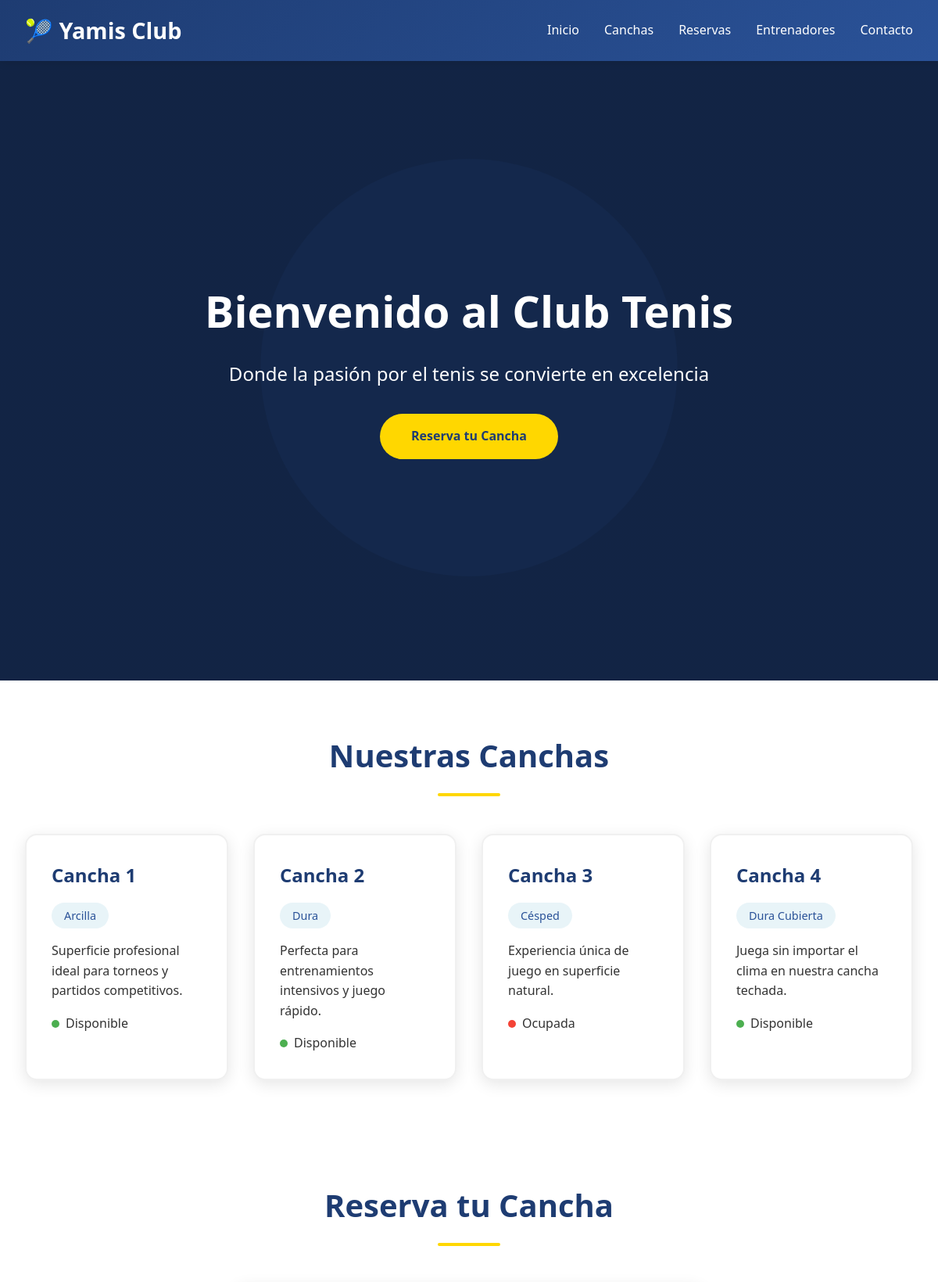
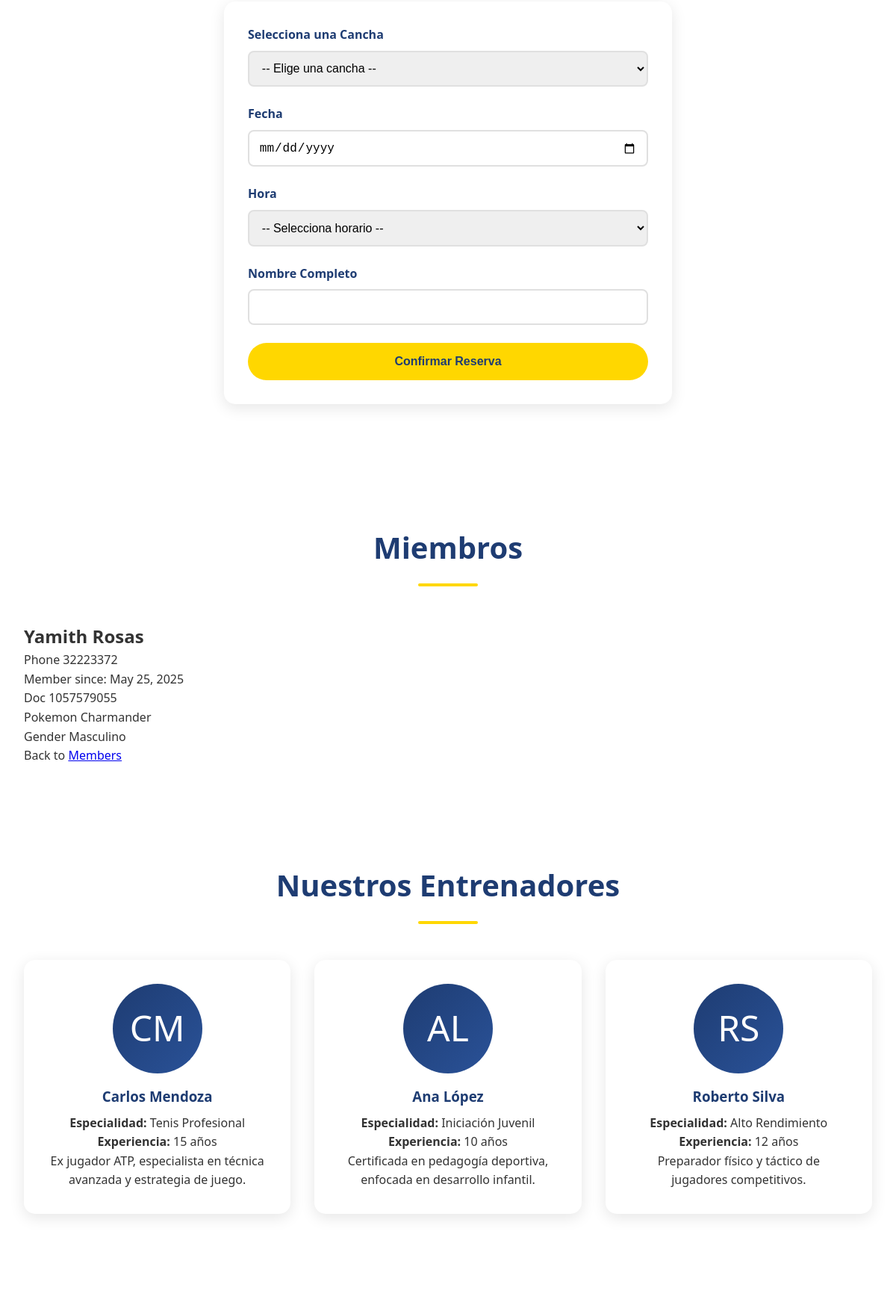
The app's page /members/details/1 (upper part) with its own data (2 pictures, top to bottom).
### members/models.py (models this page shows, shortened)
class Member(models.Model):
  firstname = models.CharField(max_length=255)
  lastname = models.CharField(max_length=255)
  phone = models.IntegerField(null = True)
  joined_date = models.DateField(null = True)
  pokemon_fav = models.CharField(max_length=25, null = True)
  gender = models.CharField(max_length=10, null = True)
  doc = models.CharField(max_length=15, null = True)

### members/views.py (the view)
# urls.py: path('members/details/<int:id>', views.details, name='details'),
def details(request, id):
  mymember = Member.objects.get(id=id)
  template = loader.get_template('details.html')
  context = {
    'mymember': mymember,
  }
  return HttpResponse(template.render(context, request))

### members/templates/details.html (shortened to what this page needs)
{% extends "master.html" %}
{% block content %}
  <h1>{{ mymember.firstname }} {{ mymember.lastname }}</h1>
  <p>Phone {{ mymember.phone }}</p>
  <p>Member since: {{ mymember.joined_date }}</p>
  <p>Doc {{ mymember.doc }}</p>
  <p>Pokemon {{ mymember.pokemon_fav }}</p>
  <p>Gender {{ mymember.gender }}</p>
  <p>Back to <a href="/members">Members</a></p>
{% endblock %}

### members/static/mystyles.css (style rules this page uses)
* { margin: 0; padding: 0; box-sizing: border-box; }
body { font-family: 'Segoe UI', Tahoma, Geneva, Verdana, sans-serif; line-height: 1.6; color: #333; }

### records on screen
Member: firstname "Yamith", lastname "Rosas", phone "32223372", joined_date "May 25, 2025", doc "1057579055", pokemon_fav "Charmander", gender "Masculino"
